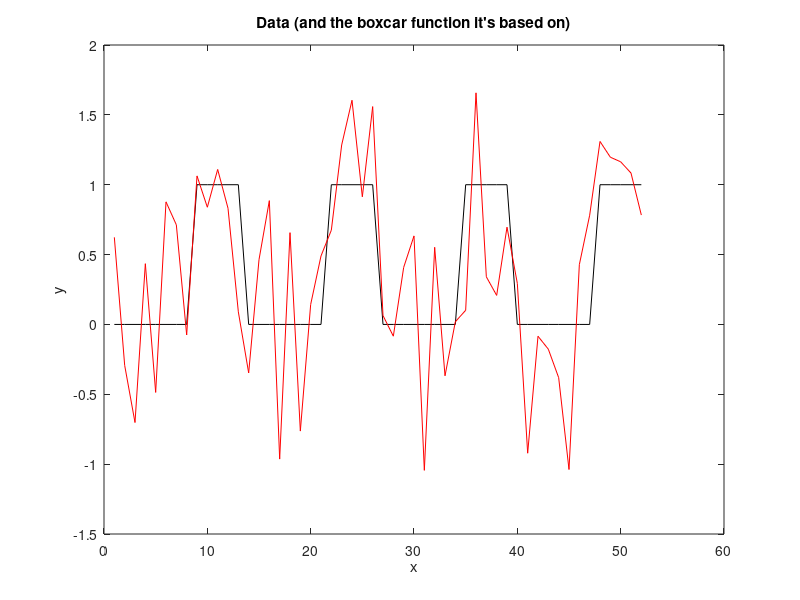

Write the MATLAB code that produced this figure. (Note: this script raises an error after producing the figure.)
% Test impact of regressors and scaling on beta estimation.
%
% Requires glm.m F2R.m and t2p.m (from Rik Henson), and SPM
%
% Jonathan Peelle
% First version: March 2018


close all
clear all


noiseScale = 0.5;

badScans = [20];


%% generate data

% (This could be random data but I'm just adding noise to a simple function
% so that it looks sort of like a block design fMRI study...)

boxCar = repmat([zeros(8,1); ones(5,1)], 4, 1);
Y = boxCar + noiseScale*randn(length(boxCar),1)
t = 1:length(Y);

figure
plot(t, boxCar, 'k-');
hold on
plot(t, Y, 'r-');
xlabel('x')
ylabel('y')
title('Data (and the boxcar function it''s based on)')


%% generate models X{1} = model 1, titleText{1} = title for model 1...

%---- model 1

X{1} = ones(length(boxCar), 2);
X{1}(:,1) = boxCar;

% Fit GLM
[t,F,p,R2,B] = glm(X{1}, Y, [1 0], 0);
Yhat = X{1}*B;
resids = Y - Yhat;

titleText{1} = sprintf('Model 1: predictor of interest (beta1 = %.3f, resids = %.3f)', B(1), mean(resids));



%---- model 2: model out some weird scans

X{2} = ones(length(boxCar), 3);
X{2}(:,1) = boxCar;
X{2}(:,2) = 0;
X{2}(badScans,2) = 1;

% Fit GLM
[t,F,p,R2,B] = glm(X{2}, Y, [1 0 0], 0);
Yhat = X{2}*B;
resids = Y - Yhat;

titleText{2} = sprintf('Model 2: badScans (beta1 = %.3f, resids = %.3f)', B(1), mean(resids));



%---- model 3: model out some weird scans, but not with 0/1

X{3} = X{2};
X{3}(:,2) = X{3}(:,2) + 1;

% Fit GLM
[t,F,p,R2,B] = glm(X{2}, Y, [1 0 0], 0);
Yhat = X{3}*B;
resids = Y - Yhat;

titleText{3} = sprintf('Model 3: badScans (nonzero) (beta1 = %.3f, resids = %.3f)', B(1), mean(resids));



%---- model 4: same model, but add noise to the weird time point

YY = Y;
YY(badScans) = 1000000;

X{4} = X{2};

% Fit GLM
[t,F,p,R2,B] = glm(X{2}, Y, [1 0 0], 0);
Yhat = X{4}*B;
resids = Y - Yhat;

titleText{4} = sprintf('Model 4: same model, spike data (beta1 = %.3f, resids = %.3f)', B(1), mean(resids));







%% Plot all the models

figure
for mInd = 1:length(X)
   subplot(1, length(X), mInd);
   imagesc(X{mInd});
   title(titleText{mInd});
    colormap bone
    
    
end






